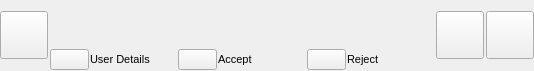
<?xml version="1.0" encoding="UTF-8"?>
<ui version="4.0">
 <class>GuiFriendRequestWidgetUi</class>
 <widget class="QWidget" name="GuiFriendRequestWidgetUi">
  <property name="geometry">
   <rect>
    <x>0</x>
    <y>0</y>
    <width>534</width>
    <height>71</height>
   </rect>
  </property>
  <property name="sizePolicy">
   <sizepolicy hsizetype="Expanding" vsizetype="Preferred">
    <horstretch>0</horstretch>
    <verstretch>0</verstretch>
   </sizepolicy>
  </property>
  <property name="minimumSize">
   <size>
    <width>0</width>
    <height>0</height>
   </size>
  </property>
  <property name="maximumSize">
   <size>
    <width>16777215</width>
    <height>16777215</height>
   </size>
  </property>
  <property name="font">
   <font>
    <pointsize>8</pointsize>
   </font>
  </property>
  <property name="windowTitle">
   <string>Form</string>
  </property>
  <property name="styleSheet">
   <string notr="true"/>
  </property>
  <layout class="QHBoxLayout" name="horizontalLayout_2">
   <property name="spacing">
    <number>2</number>
   </property>
   <property name="leftMargin">
    <number>0</number>
   </property>
   <property name="topMargin">
    <number>0</number>
   </property>
   <property name="rightMargin">
    <number>0</number>
   </property>
   <property name="bottomMargin">
    <number>0</number>
   </property>
   <item>
    <widget class="VxPushButton" name="m_FriendshipButton">
     <property name="sizePolicy">
      <sizepolicy hsizetype="Fixed" vsizetype="Fixed">
       <horstretch>0</horstretch>
       <verstretch>0</verstretch>
      </sizepolicy>
     </property>
     <property name="minimumSize">
      <size>
       <width>48</width>
       <height>48</height>
      </size>
     </property>
     <property name="maximumSize">
      <size>
       <width>48</width>
       <height>48</height>
      </size>
     </property>
     <property name="text">
      <string notr="true"/>
     </property>
     <property name="iconSize">
      <size>
       <width>48</width>
       <height>48</height>
      </size>
     </property>
    </widget>
   </item>
   <item>
    <layout class="QVBoxLayout" name="verticalLayout_2">
     <property name="spacing">
      <number>1</number>
     </property>
     <item>
      <layout class="QHBoxLayout" name="TitleHorizontalLayout_2">
       <property name="spacing">
        <number>0</number>
       </property>
       <property name="leftMargin">
        <number>0</number>
       </property>
       <item>
        <widget class="QLabel" name="m_TitlePart1">
         <property name="font">
          <font>
           <pointsize>8</pointsize>
           <italic>false</italic>
           <bold>false</bold>
          </font>
         </property>
         <property name="text">
          <string/>
         </property>
        </widget>
       </item>
       <item>
        <widget class="QLabel" name="m_TitlePart2">
         <property name="text">
          <string/>
         </property>
        </widget>
       </item>
       <item>
        <spacer name="horizontalSpacer_3">
         <property name="orientation">
          <enum>Qt::Orientation::Horizontal</enum>
         </property>
         <property name="sizeHint" stdset="0">
          <size>
           <width>40</width>
           <height>20</height>
          </size>
         </property>
        </spacer>
       </item>
      </layout>
     </item>
     <item>
      <layout class="QHBoxLayout" name="DescHorizontalLayout_2">
       <property name="spacing">
        <number>0</number>
       </property>
       <item>
        <widget class="QLabel" name="m_DescPart1">
         <property name="text">
          <string/>
         </property>
        </widget>
       </item>
       <item>
        <widget class="QLabel" name="m_DescPart2">
         <property name="text">
          <string/>
         </property>
        </widget>
       </item>
       <item>
        <spacer name="horizontalSpacer_4">
         <property name="orientation">
          <enum>Qt::Orientation::Horizontal</enum>
         </property>
         <property name="sizeHint" stdset="0">
          <size>
           <width>40</width>
           <height>20</height>
          </size>
         </property>
        </spacer>
       </item>
      </layout>
     </item>
     <item>
      <layout class="QHBoxLayout" name="horizontalLayout_3">
       <item>
        <widget class="VxPushButton" name="m_DetailsButton">
         <property name="text">
          <string notr="true"/>
         </property>
        </widget>
       </item>
       <item>
        <widget class="VxLabel" name="m_DetailsLabel">
         <property name="sizePolicy">
          <sizepolicy hsizetype="Expanding" vsizetype="Preferred">
           <horstretch>0</horstretch>
           <verstretch>0</verstretch>
          </sizepolicy>
         </property>
         <property name="text">
          <string>User Details</string>
         </property>
        </widget>
       </item>
       <item>
        <widget class="VxPushButton" name="m_AcceptButton">
         <property name="text">
          <string notr="true"/>
         </property>
        </widget>
       </item>
       <item>
        <widget class="VxLabel" name="m_AcceptLabel">
         <property name="sizePolicy">
          <sizepolicy hsizetype="Expanding" vsizetype="Preferred">
           <horstretch>0</horstretch>
           <verstretch>0</verstretch>
          </sizepolicy>
         </property>
         <property name="text">
          <string>Accept</string>
         </property>
        </widget>
       </item>
       <item>
        <widget class="VxPushButton" name="m_RejectButton">
         <property name="text">
          <string notr="true"/>
         </property>
        </widget>
       </item>
       <item>
        <widget class="VxLabel" name="m_RejectLabel">
         <property name="sizePolicy">
          <sizepolicy hsizetype="Expanding" vsizetype="Preferred">
           <horstretch>0</horstretch>
           <verstretch>0</verstretch>
          </sizepolicy>
         </property>
         <property name="text">
          <string>Reject</string>
         </property>
        </widget>
       </item>
      </layout>
     </item>
    </layout>
   </item>
   <item>
    <widget class="VxPushButton" name="m_AvatarButton">
     <property name="sizePolicy">
      <sizepolicy hsizetype="Fixed" vsizetype="Fixed">
       <horstretch>0</horstretch>
       <verstretch>0</verstretch>
      </sizepolicy>
     </property>
     <property name="minimumSize">
      <size>
       <width>48</width>
       <height>48</height>
      </size>
     </property>
     <property name="maximumSize">
      <size>
       <width>48</width>
       <height>48</height>
      </size>
     </property>
     <property name="text">
      <string notr="true"/>
     </property>
     <property name="iconSize">
      <size>
       <width>48</width>
       <height>48</height>
      </size>
     </property>
    </widget>
   </item>
   <item>
    <widget class="VxPushButton" name="m_MenuButton">
     <property name="sizePolicy">
      <sizepolicy hsizetype="Fixed" vsizetype="Fixed">
       <horstretch>0</horstretch>
       <verstretch>0</verstretch>
      </sizepolicy>
     </property>
     <property name="minimumSize">
      <size>
       <width>48</width>
       <height>48</height>
      </size>
     </property>
     <property name="maximumSize">
      <size>
       <width>48</width>
       <height>48</height>
      </size>
     </property>
     <property name="text">
      <string notr="true"/>
     </property>
     <property name="iconSize">
      <size>
       <width>48</width>
       <height>48</height>
      </size>
     </property>
    </widget>
   </item>
  </layout>
 </widget>
 <customwidgets>
  <customwidget>
   <class>VxPushButton</class>
   <extends>QPushButton</extends>
   <header location="global">VxPushButton.h</header>
  </customwidget>
  <customwidget>
   <class>VxLabel</class>
   <extends>QLabel</extends>
   <header>VxLabel.h</header>
  </customwidget>
 </customwidgets>
 <resources/>
 <connections/>
</ui>
